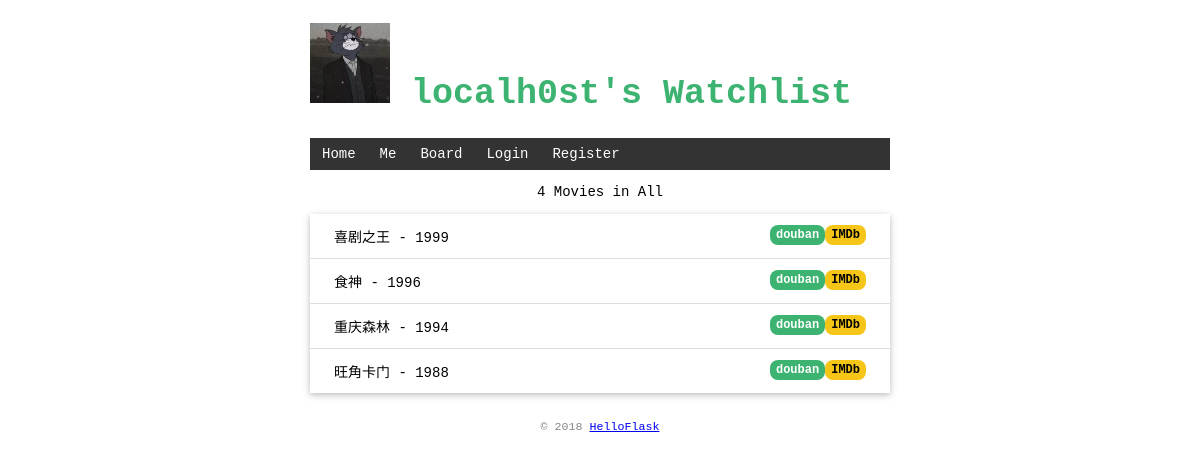
Before: / with the older database file.
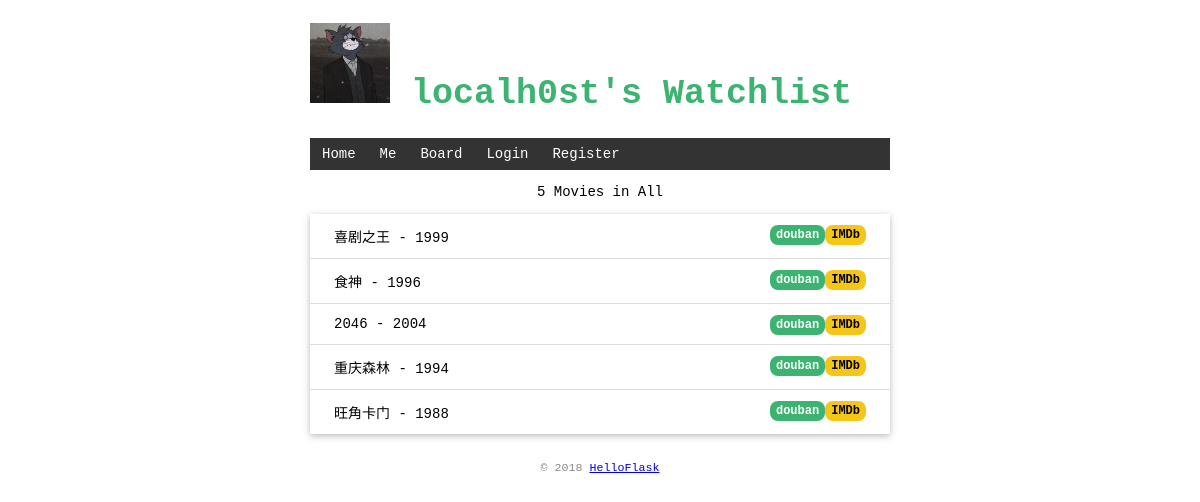
After: the same page with the newer database file.
### app.py (models this page shows, shortened)
class Movie(db.Model):
    id = db.Column(db.Integer, primary_key=True)  # 主键
    title = db.Column(db.String(60))
    year = db.Column(db.String(4))
    belongs_to = db.Column(db.String(20))  # using username

### app.py (the view)
@mainApp.route('/', methods=['GET', 'POST'])
def index():
    if request.method == 'POST':
        if not current_user.is_authenticated:
            return redirect('/')
        title = request.form.get('title')  # 传入表单对应输入字段的 name 值
        year = request.form.get('year')
        if not title or not year or len(year) != 4 or len(title) > 60:
            flash('Invalid input.')  # flash() 函数在内部会把消息存储到 Flask 提供的 session 对象里。session 用来在请求间存储数据
            return redirect('/')  # 重定向
        db.session.add(Movie(title=title, year=year, belongs_to=current_user.username))
        db.session.commit()
        flash('Item created.')
        return redirect('/')
    else:  # GET
        if current_user.is_authenticated:
            return render_template('index.html',
                                   movies=Movie.query.filter(Movie.belongs_to == current_user.username).all())
        else:  # 未登录仅展示admin的watch list
            return render_template('index.html', movies=Movie.query.filter(Movie.belongs_to == 'admin').all())

### app.py (called while the page is built)
@mainApp.context_processor  # 以后模板上下文有user了，render_template()可以不传入而直接使用了
def inject_data():
    return dict(user=current_user, message=get_flashed_messages())  # 需要返回字典，等同于 return {'user': user}

### templates/index.html (shortened to what this page needs)
{% extends "base.html" %}
{% block content %}
<div data-gb-custom-block data-tag="block">
    <p class="set-center">{{ movies|length }} Movies in All</p>
    <ul class="movie-list">
        <div data-gb-custom-block data-tag="for">
            {% for movie in movies %}
                <li>{{ movie['title'] }} - {{ movie.year }}
                    <span class="float-right">
                        <a class="imdb" href="https://www.imdb.com/find?q={{ movie.title }}" target="_blank" title="Find this movie on IMDb">IMDb</a>
                    </span>
                    <span class="float-right">
                        <a class="douban" href="https://movie.douban.com/subject_search?search_text={{ movie.title }}" target="_blank" title="Find this movie on douban">douban</a>
                    </span>
                </li>
            {% endfor %}
        </div>
    </ul>
</div>
{% endblock %}

### templates/base.html (shortened to what this page needs)
<!DOCTYPE html>
<html lang="en">
<head>
        <link rel="stylesheet" href="{{ url_for('static', filename='style.css') }}" type="text/css">
</head>
<body>
    <h1 id="top-head">
        <img src="{{ url_for('static', filename='images/tom.jpg') }}" alt="Avatar" width="80" height="80">
        {% if current_user.is_authenticated %}
        {{ user.name }}'s Watchlist
        {% else %}
        localh0st's Watchlist
        {% endif %}
    </h1>
    <nav>
        <ul>
            <li><a href="/">Home</a></li>
            <li><a href="/me">Me</a></li>
            <li><a href="/board">Board</a></li>
            {% if current_user.is_authenticated %}
            <li><a href="{{ url_for('settings') }}">Settings</a></li>
            <li><a href="{{ url_for('logout') }}">Logout</a></li>
            {% else %}
            <li><a href="{{ url_for('login') }}">Login</a></li>
            <li><a href="{{ url_for('register') }}">Register</a></li>
            {% endif %}
        </ul>
    </nav>
    {% block content %}{% endblock %}
    <footer>
        <small>&copy; 2018 <a href="http://helloflask.com/book/3">HelloFlask</a></small>
	</footer>
</body>
</html>

### static/style.css (style rules this page uses)
.set-center { text-align: center; }
#top-head { color: MediumSeaGreen; font-size:35px; }
body { margin: auto; max-width: 580px; font-size: 14px; font-family: "Courier New", "Lucida Console", Helvetica, Arial, sans-serif; }
footer { color: #888; margin-top: 15px; text-align: center; padding: 10px; }
.movie-list { list-style-type: none; padding: 0; margin-bottom: 10px; box-shadow: 0 2px 5px 0 rgba(0, 0, 0, 0.16), 0 2px 10px 0 rgba(0, 0, 0, 0.12); }
.movie-list li { padding: 12px 24px; border-bottom: 1px solid #ddd; }
.movie-list li:last-child { border-bottom:none; }
nav ul { list-style-type: none; margin: 0; padding: 0; overflow: hidden; background-color: #333; }
nav li { float: left; }
nav li a { display: block; color: white; text-align: center; padding: 8px 12px; text-decoration: none; }
.float-right { float: right; }
.imdb { font-size: 12px; font-weight: bold; color: black; text-decoration: none; background: #F5C518; border-radius: 8px; padding: 3px 6px; }
.douban { font-size: 12px; font-weight: bold; color: white; text-decoration: none; background: #3CB371; border-radius: 8px; padding: 3px 6px; }

Changed rows visible on the page:
added Movie: title "2046", year "2004"
Other visible differences:
{{ movies|length }}: "4" → "5"
